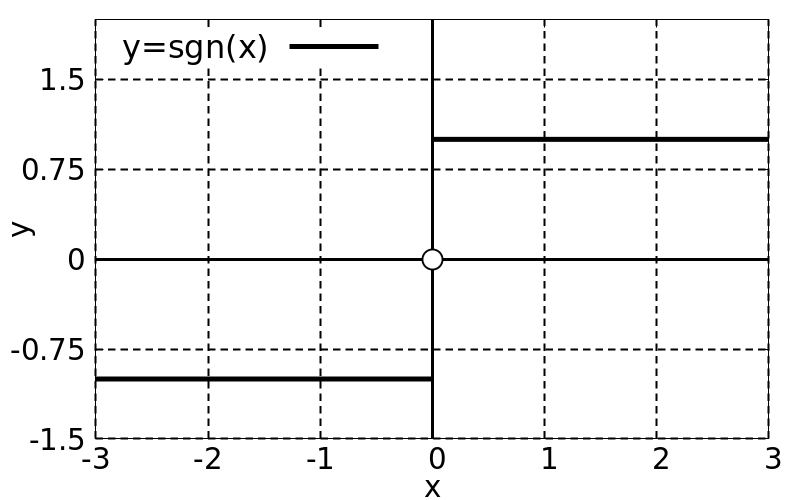

gnuplot code for this plot:
load "template/function-plot.gnuplot"

set key top left

set xrange [-3:3]
set yrange [-1.5:2]

set xtics 1
set ytics 0.75

$data << EOD
 0 0
EOD

plot \
  x < 0 ? -1 : 1/0 lc 0 lw 5 title "y=sgn(x)", \
  x > 0 ? 1 : 1/0 lc 0 lw 5 notitle, \
  $data with points pt 6 ps 3 lw 4 lc "#000000" notitle, \
  $data with points pt 7 ps 3 lw 0 lc "#FFFFFF" notitle
